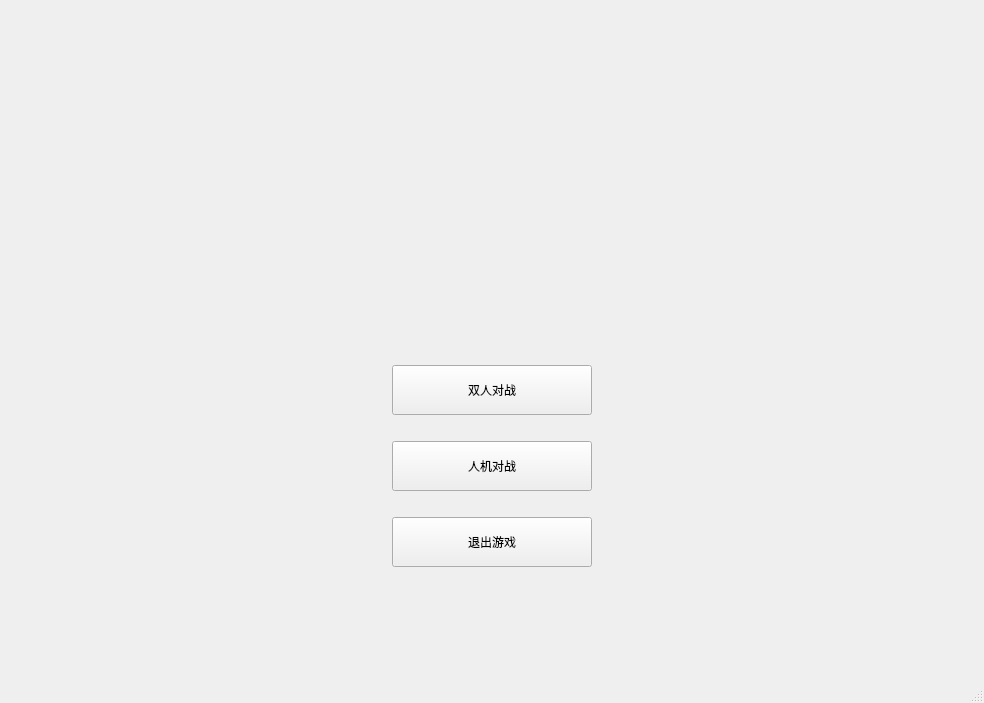
<?xml version="1.0" encoding="UTF-8"?>
<ui version="4.0">
 <class>MainWindow</class>
 <widget class="QMainWindow" name="MainWindow">
  <property name="geometry">
   <rect>
    <x>0</x>
    <y>0</y>
    <width>984</width>
    <height>703</height>
   </rect>
  </property>
  <property name="windowTitle">
   <string>五子棋</string>
  </property>
  <property name="styleSheet">
   <string notr="true">font: 20pt &quot;楷体&quot;;

</string>
  </property>
  <widget class="QWidget" name="centralWidget">
   <layout class="QVBoxLayout" name="verticalLayout">
    <item>
     <spacer name="verticalSpacer">
      <property name="orientation">
       <enum>Qt::Vertical</enum>
      </property>
      <property name="sizeHint" stdset="0">
       <size>
        <width>20</width>
        <height>50</height>
       </size>
      </property>
     </spacer>
    </item>
    <item>
     <widget class="QLabel" name="log">
      <property name="text">
       <string/>
      </property>
      <property name="pixmap">
       <pixmap>:/images/images/logo.png</pixmap>
      </property>
      <property name="alignment">
       <set>Qt::AlignCenter</set>
      </property>
     </widget>
    </item>
    <item>
     <widget class="QLabel" name="label">
      <property name="text">
       <string/>
      </property>
      <property name="pixmap">
       <pixmap resource="resource.qrc">:/image/images/logo.png</pixmap>
      </property>
      <property name="alignment">
       <set>Qt::AlignCenter</set>
      </property>
     </widget>
    </item>
    <item>
     <spacer name="verticalSpacer_3">
      <property name="orientation">
       <enum>Qt::Vertical</enum>
      </property>
      <property name="sizeHint" stdset="0">
       <size>
        <width>20</width>
        <height>40</height>
       </size>
      </property>
     </spacer>
    </item>
    <item>
     <spacer name="verticalSpacerTop">
      <property name="orientation">
       <enum>Qt::Vertical</enum>
      </property>
      <property name="sizeHint" stdset="0">
       <size>
        <width>20</width>
        <height>30</height>
       </size>
      </property>
     </spacer>
    </item>
    <item>
     <layout class="QHBoxLayout" name="horizontalLayoutPlayerVsPlayer">
      <item>
       <spacer name="horizontalSpacerLeft1">
        <property name="orientation">
         <enum>Qt::Horizontal</enum>
        </property>
        <property name="sizeHint" stdset="0">
         <size>
          <width>100</width>
          <height>20</height>
         </size>
        </property>
       </spacer>
      </item>
      <item>
       <widget class="QPushButton" name="playerVsPlayerButton">
        <property name="minimumSize">
         <size>
          <width>200</width>
          <height>50</height>
         </size>
        </property>
        <property name="maximumSize">
         <size>
          <width>200</width>
          <height>50</height>
         </size>
        </property>
        <property name="styleSheet">
         <string notr="true"/>
        </property>
        <property name="text">
         <string>双人对战</string>
        </property>
       </widget>
      </item>
      <item>
       <spacer name="horizontalSpacerRight1">
        <property name="orientation">
         <enum>Qt::Horizontal</enum>
        </property>
        <property name="sizeHint" stdset="0">
         <size>
          <width>100</width>
          <height>20</height>
         </size>
        </property>
       </spacer>
      </item>
     </layout>
    </item>
    <item>
     <spacer name="verticalSpacerBetween1">
      <property name="orientation">
       <enum>Qt::Vertical</enum>
      </property>
      <property name="sizeType">
       <enum>QSizePolicy::Fixed</enum>
      </property>
      <property name="sizeHint" stdset="0">
       <size>
        <width>20</width>
        <height>20</height>
       </size>
      </property>
     </spacer>
    </item>
    <item>
     <layout class="QHBoxLayout" name="horizontalLayoutPlayerVsAI">
      <item>
       <spacer name="horizontalSpacerLeft2">
        <property name="orientation">
         <enum>Qt::Horizontal</enum>
        </property>
        <property name="sizeHint" stdset="0">
         <size>
          <width>100</width>
          <height>20</height>
         </size>
        </property>
       </spacer>
      </item>
      <item>
       <widget class="QPushButton" name="playerVsAIButton">
        <property name="minimumSize">
         <size>
          <width>200</width>
          <height>50</height>
         </size>
        </property>
        <property name="maximumSize">
         <size>
          <width>200</width>
          <height>50</height>
         </size>
        </property>
        <property name="styleSheet">
         <string notr="true"/>
        </property>
        <property name="text">
         <string>人机对战</string>
        </property>
       </widget>
      </item>
      <item>
       <spacer name="horizontalSpacerRight2">
        <property name="orientation">
         <enum>Qt::Horizontal</enum>
        </property>
        <property name="sizeHint" stdset="0">
         <size>
          <width>100</width>
          <height>20</height>
         </size>
        </property>
       </spacer>
      </item>
     </layout>
    </item>
    <item>
     <spacer name="verticalSpacerBetween2">
      <property name="orientation">
       <enum>Qt::Vertical</enum>
      </property>
      <property name="sizeType">
       <enum>QSizePolicy::Fixed</enum>
      </property>
      <property name="sizeHint" stdset="0">
       <size>
        <width>20</width>
        <height>20</height>
       </size>
      </property>
     </spacer>
    </item>
    <item>
     <layout class="QHBoxLayout" name="horizontalLayoutExitGame">
      <item>
       <spacer name="horizontalSpacerLeft3">
        <property name="orientation">
         <enum>Qt::Horizontal</enum>
        </property>
        <property name="sizeHint" stdset="0">
         <size>
          <width>100</width>
          <height>20</height>
         </size>
        </property>
       </spacer>
      </item>
      <item>
       <widget class="QPushButton" name="exitGameButton">
        <property name="minimumSize">
         <size>
          <width>200</width>
          <height>50</height>
         </size>
        </property>
        <property name="maximumSize">
         <size>
          <width>200</width>
          <height>50</height>
         </size>
        </property>
        <property name="styleSheet">
         <string notr="true"/>
        </property>
        <property name="text">
         <string>退出游戏</string>
        </property>
       </widget>
      </item>
      <item>
       <spacer name="horizontalSpacerRight3">
        <property name="orientation">
         <enum>Qt::Horizontal</enum>
        </property>
        <property name="sizeHint" stdset="0">
         <size>
          <width>100</width>
          <height>20</height>
         </size>
        </property>
       </spacer>
      </item>
     </layout>
    </item>
    <item>
     <spacer name="verticalSpacer_2">
      <property name="orientation">
       <enum>Qt::Vertical</enum>
      </property>
      <property name="sizeHint" stdset="0">
       <size>
        <width>20</width>
        <height>40</height>
       </size>
      </property>
     </spacer>
    </item>
   </layout>
  </widget>
  <widget class="QMenuBar" name="menuBar">
   <property name="geometry">
    <rect>
     <x>0</x>
     <y>0</y>
     <width>984</width>
     <height>39</height>
    </rect>
   </property>
  </widget>
  <widget class="QStatusBar" name="statusBar"/>
 </widget>
 <resources>
  <include location="resource.qrc"/>
 </resources>
 <connections/>
</ui>
